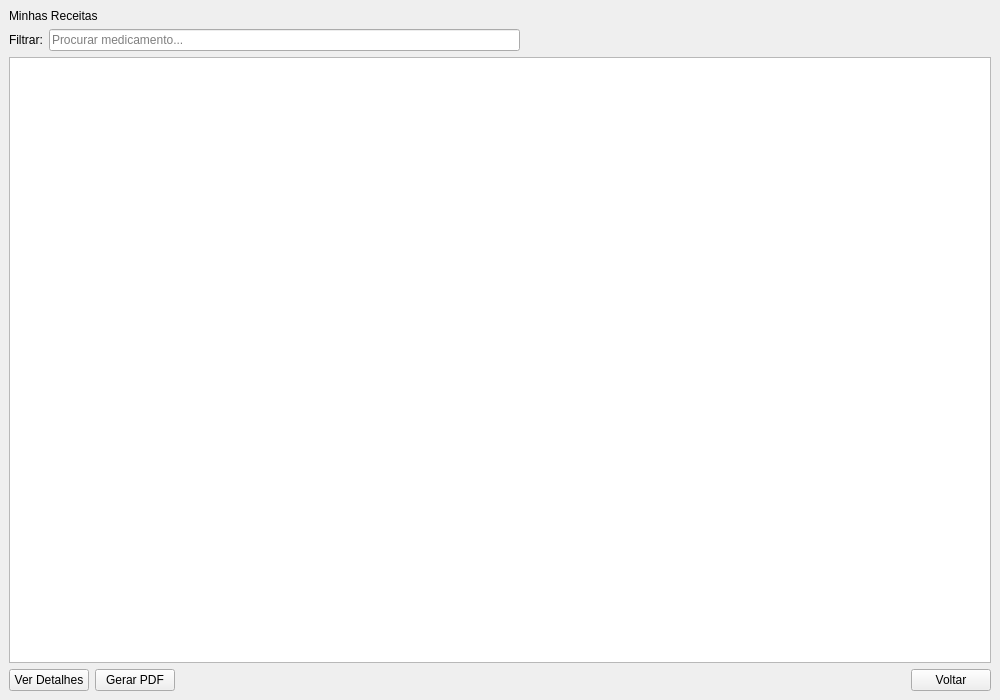
<?xml version="1.0" encoding="UTF-8"?>
<ui version="4.0">
 <class>FormReceitasUtente</class>
 <widget class="QMainWindow" name="FormReceitasUtente">
  <property name="geometry">
   <rect>
    <x>0</x>
    <y>0</y>
    <width>1000</width>
    <height>700</height>
   </rect>
  </property>
  <property name="windowTitle">
   <string>OmniCare - Minhas Receitas</string>
  </property>
  <widget class="QWidget" name="centralwidget">
   <layout class="QVBoxLayout" name="verticalLayout">
    <item>
     <widget class="QLabel" name="label_Titulo">
      <property name="text">
       <string>Minhas Receitas</string>
      </property>
     </widget>
    </item>
    <item>
     <layout class="QHBoxLayout" name="filterLayout">
      <item>
       <widget class="QLabel" name="label_Filtro">
        <property name="text">
         <string>Filtrar:</string>
        </property>
       </widget>
      </item>
      <item>
       <widget class="QLineEdit" name="lineEdit_Filtro">
        <property name="placeholderText">
         <string>Procurar medicamento...</string>
        </property>
       </widget>
      </item>
      <item>
       <spacer name="horizontalSpacer">
        <property name="orientation">
         <enum>Qt::Horizontal</enum>
        </property>
        <property name="sizeHint" stdset="0">
         <size>
          <width>40</width>
          <height>20</height>
         </size>
        </property>
       </spacer>
      </item>
     </layout>
    </item>
    <item>
     <widget class="QTableView" name="tableView_Receitas"/>
    </item>
    <item>
     <layout class="QHBoxLayout" name="buttonLayout">
      <item>
       <widget class="QPushButton" name="pushButton_Ver">
        <property name="text">
         <string>Ver Detalhes</string>
        </property>
       </widget>
      </item>
      <item>
       <widget class="QPushButton" name="pushButton_GerarPDF">
        <property name="text">
         <string>Gerar PDF</string>
        </property>
       </widget>
      </item>
      <item>
       <spacer name="horizontalSpacer_2">
        <property name="orientation">
         <enum>Qt::Horizontal</enum>
        </property>
        <property name="sizeHint" stdset="0">
         <size>
          <width>40</width>
          <height>20</height>
         </size>
        </property>
       </spacer>
      </item>
      <item>
       <widget class="QPushButton" name="pushButton_Voltar">
        <property name="text">
         <string>Voltar</string>
        </property>
       </widget>
      </item>
     </layout>
    </item>
   </layout>
  </widget>
 </widget>
 <resources/>
 <connections/>
</ui>
